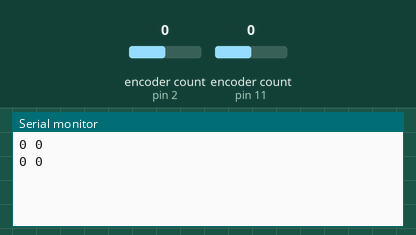
This sketch was run on a simulated Arduino Uno, built with avr-gcc and run on an emulated ATmega328P. On the bench: the last lines printed to the serial monitor. Inputs (shaded band) come from the test bench; at power-on: encoder count (sensors on pin 2, pin 11) 0.

Above: at 1.2 s.
1.3 s: encoder count (sensor on pin 2) set to 1
At 1.9 s:
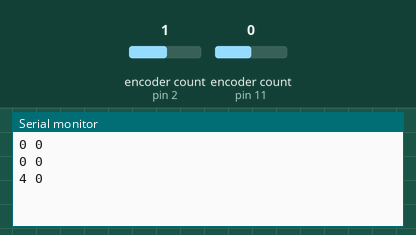
2.8 s: encoder count (sensor on pin 11) set to 1
At 3.4 s:
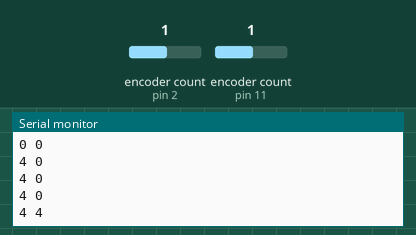
4.3 s: encoder count (sensor on pin 2) set to 2
At 4.9 s:
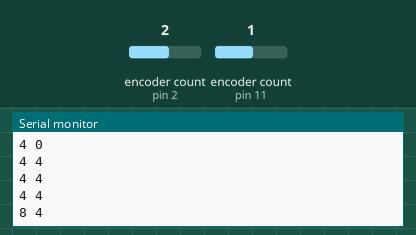
5.8 s: encoder count (sensor on pin 11) set to 2
At 6.3 s:
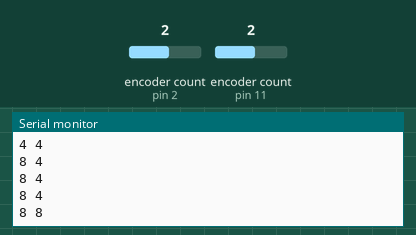
Timing chart, 0 to 8.3 s (numbered marks = the images above; inputs shaded):
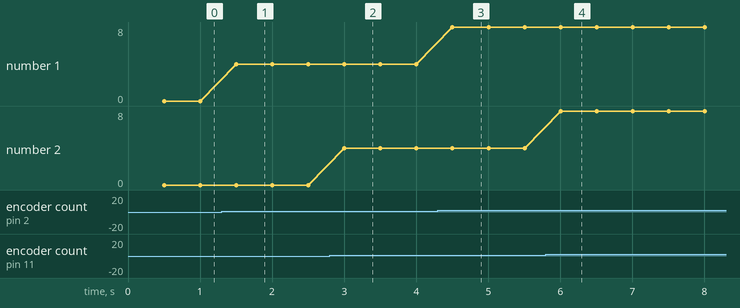

The sketch:

enc_test.ino
```cpp
#include "Encoder.h"

Encoder m1encoder(2, 3);
Encoder m2encoder(11, 15);

void setup() {
  Serial.begin(9600);
  while(!Serial);
}

void loop() {
  delay(500);
  // put your main code here, to run repeatedly:
  Serial.print(m1encoder.read());
  Serial.print(" ");
  Serial.println(m2encoder.read());
}
```

Measured:
- after the input at 1.3 s, the serial monitor: prints a new line after 0.20 s (image 1)
- after the input at 2.8 s, the serial monitor: prints a new line after 0.20 s (image 2)
- after the input at 4.3 s, the serial monitor: prints a new line after 0.20 s (image 3)
- after the input at 5.8 s, the serial monitor: prints a new line after 0.21 s (image 4)
- plotted number 1: 0 → 4 after the input at 1.3 s, 4 → 8 after the input at 4.3 s
